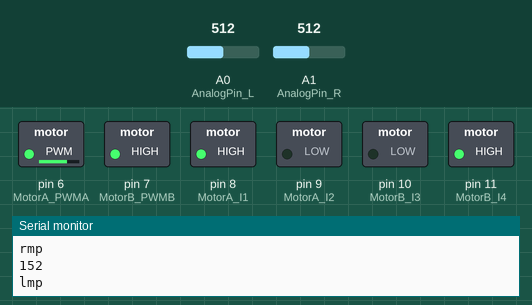
This sketch was run on a simulated Arduino Uno, built with avr-gcc and run on an emulated ATmega328P. Parts: switched loads named in the sketch (green lamp = pin HIGH), the last lines printed to the serial monitor. Inputs (shaded band) come from the test bench; at power-on: A0 (AnalogPin_L) = 512, A1 (AnalogPin_R) = 512.

Above: at 1.2 s.
1.3 s: A0 (AnalogPin_L) set to 716
At 2.3 s:
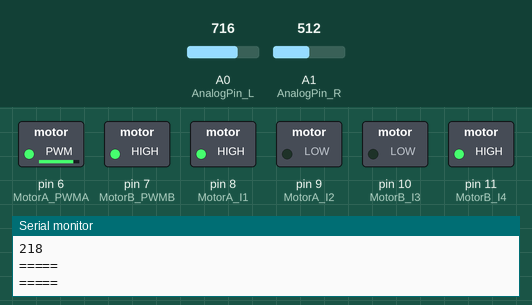
2.8 s: A1 (AnalogPin_R) set to 405
4.3 s: A1 (AnalogPin_R) set to 376
At 4.7 s:
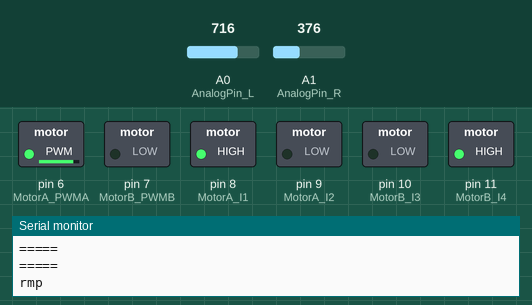
5.8 s: A0 (AnalogPin_L) set to 891
At 6.1 s:
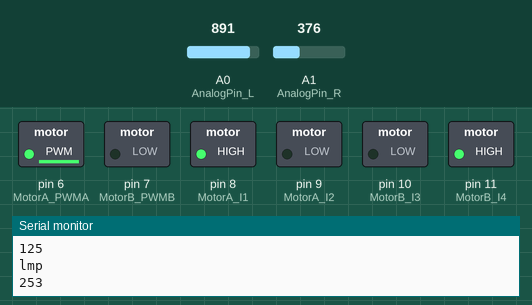
7.3 s: A0 (AnalogPin_L) set to 905
At 8.3 s:
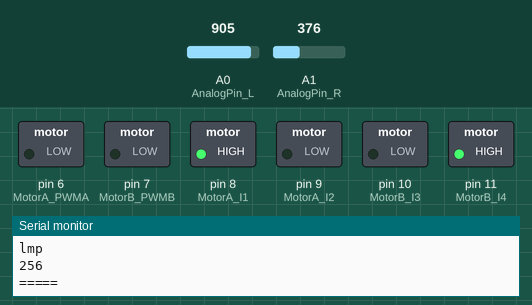
8.8 s: A1 (AnalogPin_R) set to 716
At 9.7 s:
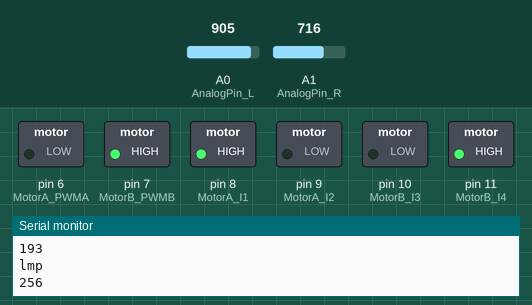
Timing chart, 0 to 11.3 s (numbered marks = the images above; inputs shaded):
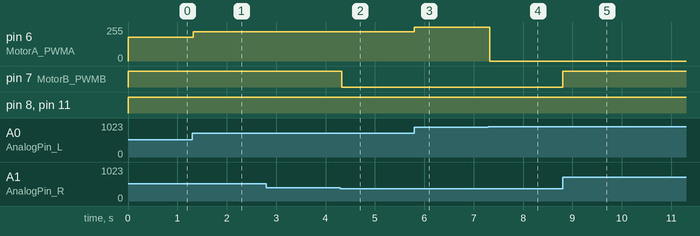

Measured:
- the behaviour switches between 390 and 389 on A1 (AnalogPin_R) (found by bisection; images 1 and 2)
- the behaviour switches between 904 and 905 on A0 (AnalogPin_L) (found by bisection; images 3 and 4)
- after the input at 1.3 s, pin 6 (MotorA_PWMA): 177/255 → 218/255 at once
- after the input at 4.3 s, pin 7 (MotorB_PWMB): HIGH → LOW at once
- after the input at 5.8 s, pin 6 (MotorA_PWMA): 218/255 → 253/255 at once
- after the input at 7.3 s, pin 6 (MotorA_PWMA): 253/255 → 0/255 at once
- after the input at 8.8 s, pin 7 (MotorB_PWMB): LOW → HIGH at once

The sketch:

car.ino
```cpp
//#include <LiquidCrystal_I2C.h>
// L298N 馬達驅動板
// 宣告 MotorA 為右邊
// 宣告 MotorB 為左邊

#define MotorA_I1     8  //定義 I1 接腳
#define MotorA_I2     9  //定義 I2 接腳
#define MotorB_I3     10  //定義 I3 接腳
#define MotorB_I4     11 //定義 I4 接腳
#define MotorA_PWMA   6 //定義 ENA (PWM調速) 接腳
#define MotorB_PWMB   7 //定義 ENB (PWM調速) 接腳
int DigitalPin_R = 1;
int DigitalPin_L = 2;
int AnalogPin_R = A1;
int AnalogPin_L = A0;
//LiquidCrystal_I2C lcd(0x27,16,2);


int r_ana,l_ana,rmp,lmp;

void setup()
{
  Serial.begin(9600);

  //lcd.init();
  //lcd.backlight();

  pinMode(MotorA_I1,  OUTPUT);
  pinMode(MotorA_I2,  OUTPUT);
  pinMode(MotorB_I3,  OUTPUT);
  pinMode(MotorB_I4,  OUTPUT);
  pinMode(AnalogPin_R, INPUT);
  pinMode(AnalogPin_L, INPUT);
  pinMode(DigitalPin_R, INPUT);
  pinMode(DigitalPin_L, INPUT);


  pinMode(MotorA_PWMA, OUTPUT);
  pinMode(MotorB_PWMB, OUTPUT);


}


void forward()    // 前進
{
    digitalWrite(MotorA_I1,HIGH);
    digitalWrite(MotorA_I2,LOW);
    digitalWrite(MotorB_I3,LOW);
    digitalWrite(MotorB_I4,HIGH);
}

void turnL(int d)
{
    digitalWrite(MotorA_I1,LOW);
    digitalWrite(MotorA_I2,HIGH);
    digitalWrite(MotorB_I3,LOW);
    digitalWrite(MotorB_I4,HIGH);
    delay(d * 100);
}

void turnR(int e)
{
    digitalWrite(MotorA_I1,HIGH);
    digitalWrite(MotorA_I2,LOW);
    digitalWrite(MotorB_I3,HIGH);
    digitalWrite(MotorB_I4,LOW);
    delay(e * 100);
}

void stopRL(int f)  //停止
{
    digitalWrite(MotorA_I1,HIGH);   //馬達停止轉動
    digitalWrite(MotorA_I2,HIGH);
    digitalWrite(MotorB_I3,HIGH);   //馬達停止轉動
    digitalWrite(MotorB_I4,HIGH);
    delay(f * 100);
}

void line_(){
  r_ana = analogRead(AnalogPin_R);
  l_ana = analogRead(AnalogPin_L);
  //右邊在偵測到黑色時訊號值會是300多,左邊在偵測到黑色時訊號是195多
  //(希望變化量差不多)

  lmp = 0.2*l_ana+75;
  rmp = 0.2*(r_ana)+50;
  analogWrite(MotorA_PWMA, lmp); //left motor power
  analogWrite(MotorB_PWMB, rmp); //right motor power

  forward();
}


void IRsensor()
{
  Serial.print("Left analog:");
  Serial.println(analogRead(AnalogPin_L));
  Serial.print("Right analog:");
  Serial.println(analogRead(AnalogPin_R));
  Serial.print("Left digital:");
  Serial.println(digitalRead(DigitalPin_L));
  Serial.print("Right digital:");
  Serial.println(digitalRead(DigitalPin_R));

  delay(500);
}

/*
void back(int g)    //後退
{
    digitalWrite(MotorA_I1,HIGH);    //馬達（右）逆時針轉動
    digitalWrite(MotorA_I2,LOW);
    digitalWrite(MotorB_I3,LOW);    //馬達（左）順時針轉動
    digitalWrite(MotorB_I4,HIGH);
    delay(g * 100);
}
*/
void loop() {
    //lmp = 200;
    //rmp = 200;
    //analogWrite(MotorA_PWMA, lmp); //left motor power
    //analogWrite(MotorB_PWMB, rmp); //right motor power
    //forward(10);
    //IRsensor();
    //stopRL(5);
    line_();
    Serial.println("=====");
    //Serial.println(lmp);
    //Serial.println(rmp);
    Serial.println("=====");
    Serial.println("rmp");
    Serial.println(rmp);
    Serial.println("lmp");
    Serial.println(lmp);
    delay(50);
}
```
